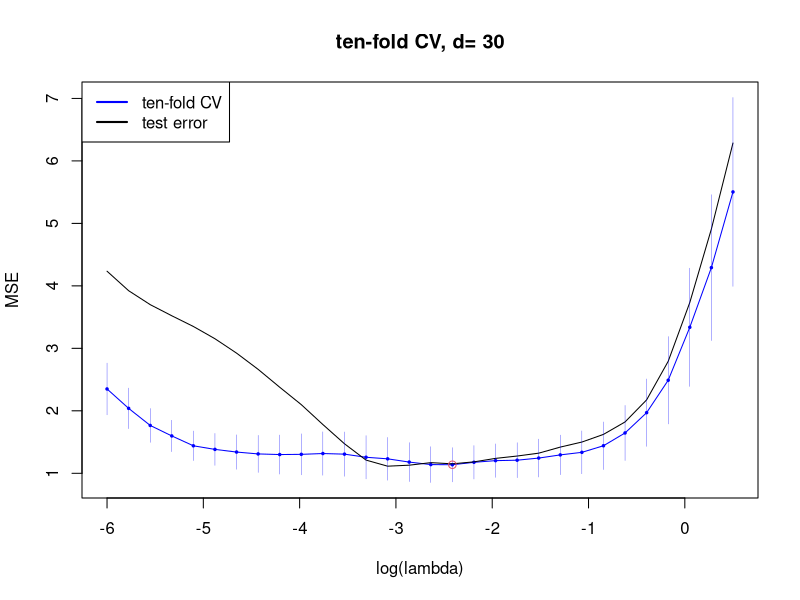
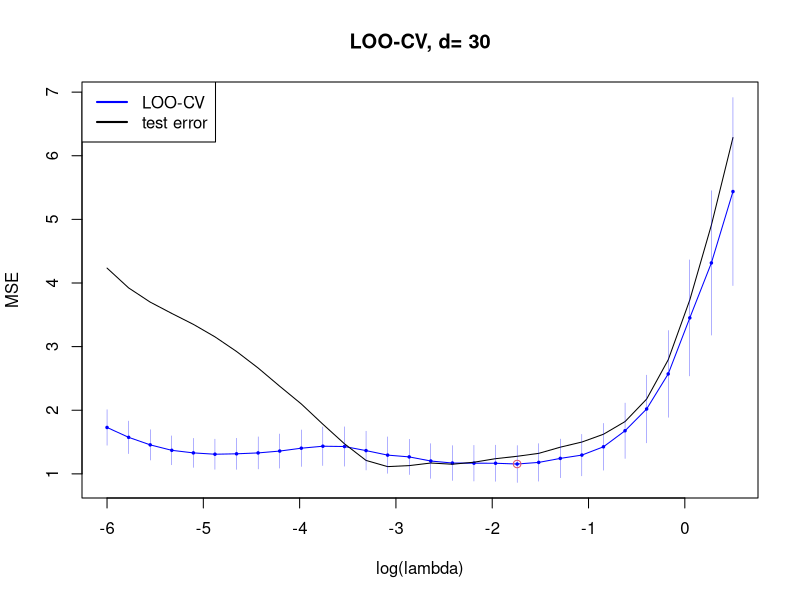
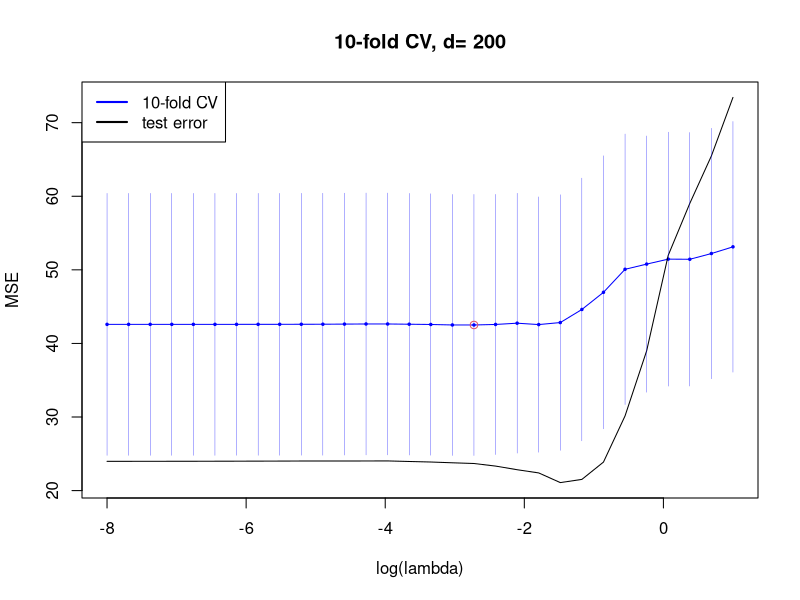
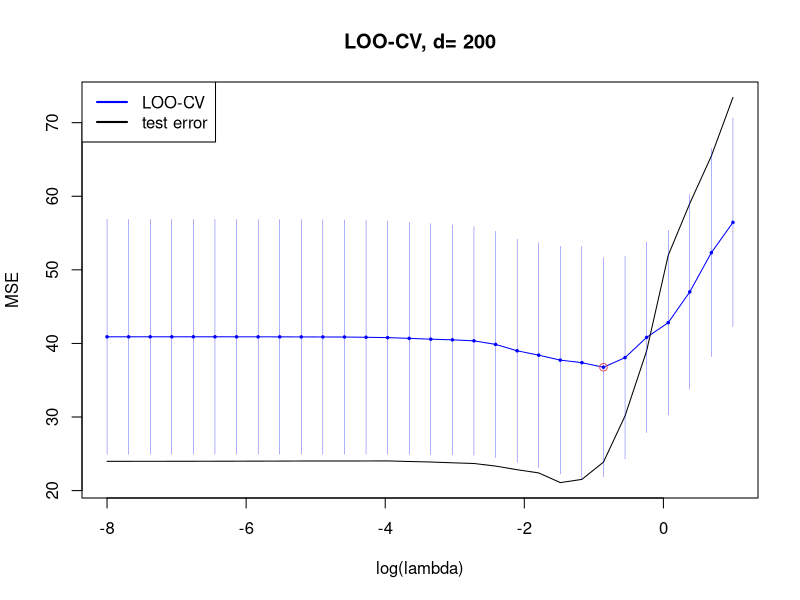
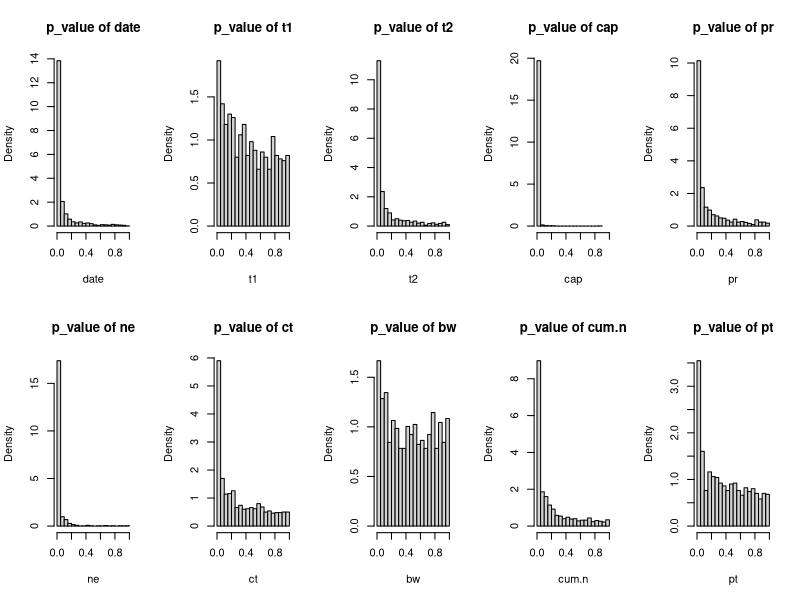

Source code (R) for these figures, in order:
## ---- chunk 1
library(glmnet)
## ---- chunk 2
set.seed(123)
d=30
n=50
x=matrix(rnorm(d*n,  1,1), n,d)
beta=rbinom(d,size=1,prob=0.1)*runif(d,-3, 3)
eps=rnorm(n,0,1)
y=x%*%beta+eps
## ---- chunk 3
train = sample(1:n, n*0.7)
test= c(1:n)[-train]
ytest = y[test]

xtrain=x[train,]
ytrain=y[train]
## ---- chunk 4
cv_error=function(fitted_model,newy,newx){
  pred <- predict(fitted_model, newx = newx)
  error=colMeans((pred-newy)^2)
  return(error)
}
## ---- chunk 5
lasso_cv=function(k, lambda){
  nlambda = length(lambda)
  validation_error_mat=matrix(NA,k,nlambda)
  for( j in 1:k){
    validation_index=c((j-1)*(length(train)%/%k)+1:(length(train)%/%k)) ## the training data has already been shuffled.
    train_index=c(1:length(train))[-validation_index]  
    lasso.mod = glmnet(xtrain[train_index,], ytrain[train_index], alpha = 1, lambda=lambda)
    validation_error_mat[j,]=cv_error(fitted_model=lasso.mod,newy=ytrain[validation_index],newx= if
                                      (length(validation_index)==1){ t(xtrain[validation_index,]) } else
                                      {xtrain[validation_index,]} )  
  }
  return(validation_error_mat)
}
## ---- chunk 6
lasso_cv_graph=function(legend_1,k,lambda, tit){
  k_fold_cv=lasso_cv(k, lambda)
  validation_error=apply(k_fold_cv, 2,mean)
  validation_error_sd=apply(k_fold_cv, 2,sd)/sqrt(k)
  lasso.mod <- glmnet(x[train,], y[train], alpha = 1, lambda = lambda)
  test_error=cv_error(lasso.mod,newy=ytest,newx= x[test,])
  best_lambda=which.min(validation_error)
  print("The optimal lambda that minimizes CV error is" )
  print(lambda[best_lambda])
  print("The 'rule of thumb' lambda is" )
  print(max(lambda[ validation_error<=(validation_error[best_lambda]+ validation_error_sd[best_lambda])]))
  plot(log(lambda),validation_error ,ylim=range(validation_error-validation_error_sd,
                                                validation_error+validation_error_sd,
                                                test_error),pch=20,cex=0.5,col='blue',ylab="MSE",main =tit)
  lines(log(lambda),validation_error,col='blue' )
  lines(log(lambda),test_error)  
  for( i in 1:nlambda){
    lines(x=rep(log(lambda)[i],2),
          y=c(validation_error[i]-validation_error_sd[i],
              validation_error[i]+validation_error_sd[i]),lwd=0.3,col='blue')
    }
  legend("topleft", col=c("blue", 1), lwd=2, legend=c(legend_1, "test error"))
  points( log(lambda)[best_lambda],validation_error[best_lambda],col=2 )
}
## ---- chunk 7
nlambda=30
lambda=exp(seq(0.5, -6, length = nlambda))
lasso_cv_graph("ten-fold CV", 10, lambda, tit=paste("ten-fold CV, d=",d))
## ---- chunk 8
lasso_cv_graph("LOO-CV", length(train),lambda,tit=paste("LOO-CV, d=",d))
## ---- chunk 9
set.seed(123)
d=200
n=50
x=matrix(rnorm(d*n,  1,1), n,d)
beta=rbinom(d,size=1,prob=0.1)*runif(d,-3, 3)
eps=rnorm(n,0,1)
y=x%*%beta+eps
train = sample(1:n, n*0.7)
test= c(1:n)[-train]
ytest = y[test]
nlambda=30
lambda=exp(seq(1, -8, length = nlambda))
xtrain=x[train,]
ytrain=y[train]
lasso_cv_graph("10-fold CV", 10, lambda, tit=paste("10-fold CV, d=",d))
lasso_cv_graph("LOO-CV", length(train), lambda, tit=paste("LOO-CV, d=",d))
## ---- chunk 10
library(boot)
summary(lm(cost~.,data = nuclear)  )
## ---- chunk 11
set.seed(123)
variable_name=names(nuclear)[-1]
p_v_estimate = function(data, indices){
  d = data[indices, ]
  l = lm(cost~., data = d) 
  p_v =c( summary(l)$coefficients[-1,4] )
  p_v_arg=rep(NA, length(variable_name))
  for(i in 1:length(variable_name))
    if( sum(names( p_v)==variable_name[i])  >=1)
      p_v_arg[i]=p_v[which(names( p_v)==variable_name[i]) ]
  return(p_v_arg) 
}
results = boot(data = data.frame( as.matrix(nuclear)), statistic = p_v_estimate, R = 1000)
par(mfrow=c(2,5))
 for(i in 1:10)
 {
   hist(results$t[,i],  main=paste("p_value of", names(nuclear)[i+1] ),xlim=c(0,1) ,prob=T, breaks=20, xlab = names(nuclear)[i+1])
   #abline(v=0.05,col=2)
 }
## ---- chunk 12
set.seed(123)
coef_estimate = function(data, indices){
  d = data[indices, ]
  l = lm(cost~., data = d) 
  p_v =c( summary(l)$coefficients[-1,1] )
  p_v_arg=rep(NA, length(variable_name))
  for(i in 1:length(variable_name))
    if( sum(names( p_v)==variable_name[i])  >=1)
      p_v_arg[i]=p_v[which(names( p_v)==variable_name[i]) ]
  return(p_v_arg) 
}
print( boot(data = data.frame( as.matrix(nuclear)), statistic = coef_estimate, R = 1000))
